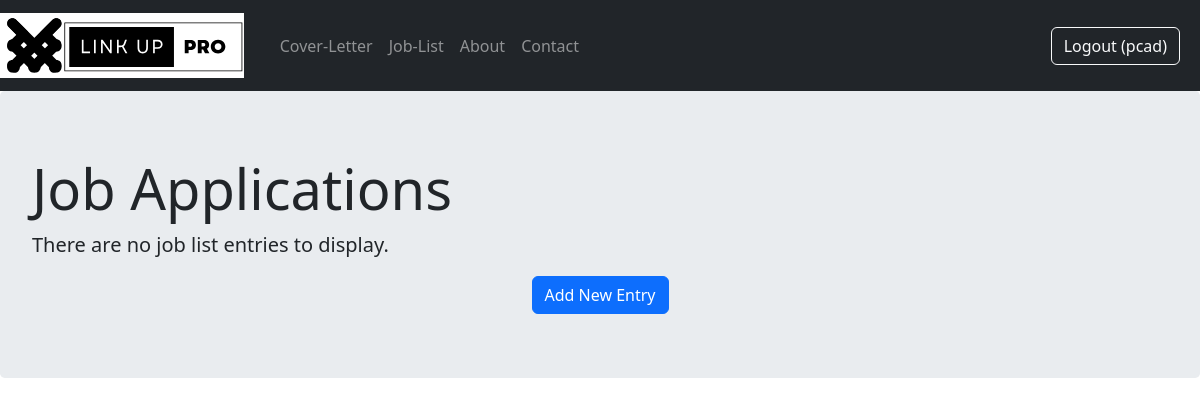
/jobs/ (signed in), run on an earlier commit of the app's database.
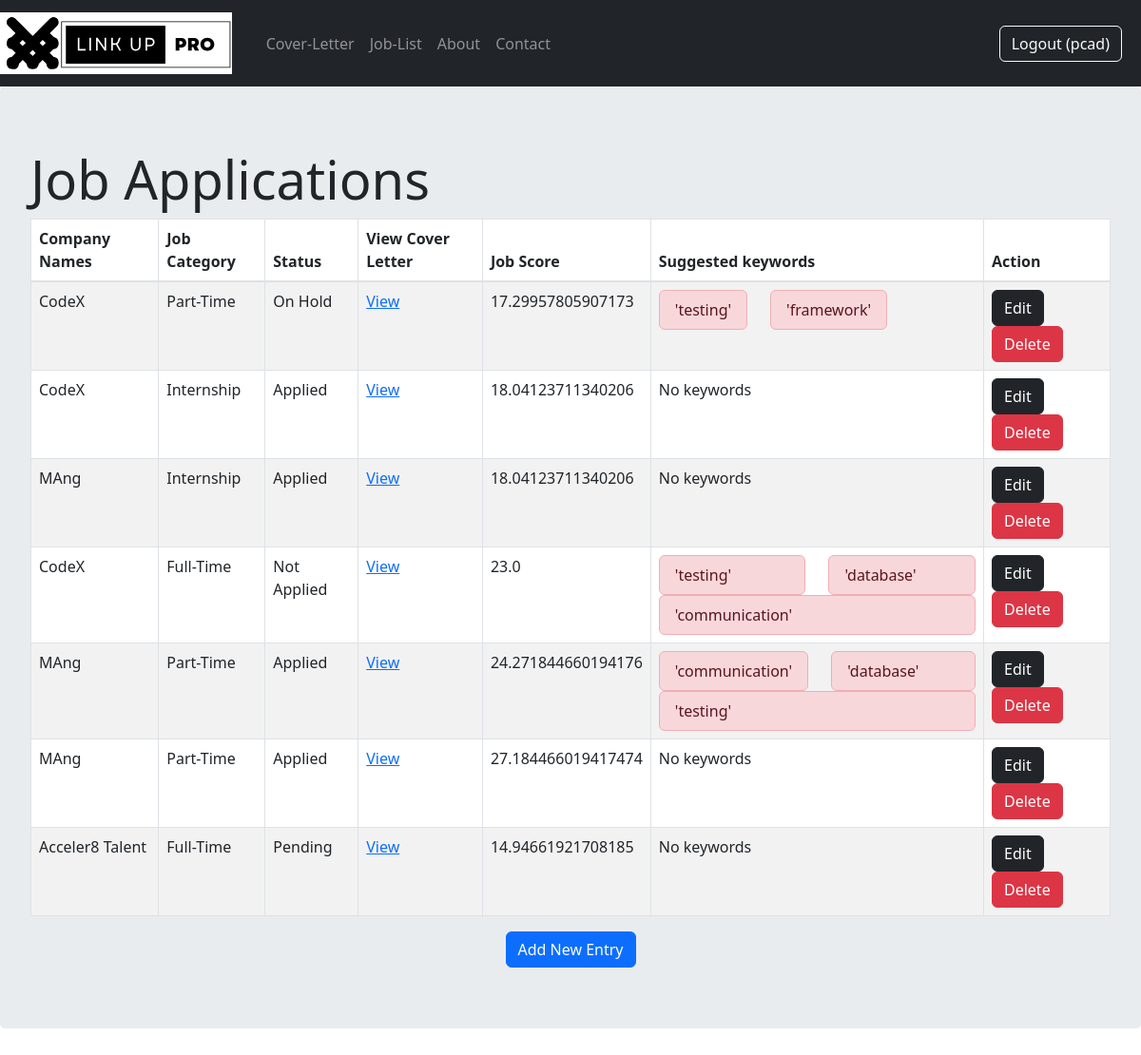
And on a later commit of the database.
### home/models.py (models this page shows)
class Job(models.Model):
    user = models.ForeignKey(User, on_delete=models.CASCADE)
    company = models.CharField(max_length=128)
    job_description = models.TextField()
    resume_text = models.TextField()
    cover_letter = models.TextField()
    matching_score = models.FloatField(default=0.0)
    suggested_keywords = models.CharField(max_length=255)
    category = models.ForeignKey(JobCategory, on_delete=models.CASCADE)
    status = models.ForeignKey(JobStatus, on_delete=models.CASCADE)

class JobCategory(models.Model):
    category = models.CharField(max_length=128)
    def __str__(self):
        return self.category

class JobStatus(models.Model):
    status = models.CharField(max_length=128)
    def __str__(self):
        return self.status

### home/views.py (the view, shortened to what this page needs)
# urls.py: path('jobs/', views.jobs, name='Job List'),
@login_required(login_url='/login/')
def jobs(request):
    if (request.method == "GET" and "delete" in request.GET):
        id = request.GET["delete"]
        Job.objects.filter(id=id).delete()
        return redirect("/jobs/")
    else:
        table_data = Job.objects.filter(user=request.user)
        print("ssss",Job.objects.all())
        context = {
            "table_data": table_data
        }
        for job in table_data:
            job.suggested_keywords = job.suggested_keywords.replace(']',"")
            job.suggested_keywords = job.suggested_keywords.replace('[',"")
            job.suggested_keywords = job.suggested_keywords.replace('',"")
            job.suggested_keywords = job.suggested_keywords.split(',')
            print(type(job.suggested_keywords))
            print((job.suggested_keywords))
        return render(request, 'jobs/jobs.html', context)

### templates/jobs/jobs.html (shortened to what this page needs)
<!DOCTYPE html>
<html>
  <head>
    {% load static %} {% include "bootstrap.html" %}
    <link
      rel="stylesheet"
      href="https://cdn.jsdelivr.net/npm/bootstrap@5.3.0-alpha3/dist/css/bootstrap.min.css"
    />
  </head>
  <body>
    <div>
      {% include "nav.html" %}
      <div class="jumbotron">
        <h1 class="display-4">Job Applications</h1>
        {% if not table_data %}
        <p class="lead">There are no job list entries to display.</p>
        {% else %}
        <table id="myTable" class="table table-striped table-bordered">
          <thead>
            <tr>
              <th>Company Names</th>
              <th>Job Category</th>
              <th>Status</th>
              <th>View Cover Letter</th>
              <th>Job Score</th>
              <th>Suggested keywords</th>
              <th>Action</th>
            </tr>
          </thead>
          <tbody>
            {% for row in table_data %}
            <tr>
              <td>{{ row.company }}</td>
              <td>{{ row.category }}</td>
              <td>{{ row.status }}</td>
              <td>
                <a href="{% url 'my_view' %}?param_name={{row.cover_letter}}"
                  >View
                </a>
              </td>
              <td>{{ row.matching_score }}</td>
              <td>
                {% if row.suggested_keywords|length != 1 %}
                <div class="row" style="width: fit-content">
                  {% for item in row.suggested_keywords %}
                  <div class="col">
                    <div class="list-group">
                      <li class="list-group-item list-group-item-danger">
                        {{ item }}
                      </li>
                    </div>
                  </div>
                  {% endfor %}
                </div>
                {% else %}
                <p>No keywords</p>
                {% endif %}
              </td>
              <td>
                <a class="btn btn-dark" href="/jobs/edit/{{ row.id }}/">Edit</a>
                <a class="btn btn-danger" href="/jobs/delete/{{ row.id }}/"
                  >Delete</a
                >
              </td>
            </tr>
            {% endfor %}
          </tbody>
        </table>
        {% endif %}
        <div class="text-center">
          <form method="GET" action="/jobs/add/">
            <input
              type="submit"
              class="btn btn-primary"
              value="Add New Entry"
            />
          </form>
        </div>
      </div>
    </div>
  </body>
</html>

### templates/bootstrap.html (shortened to what this page needs)
<link rel="stylesheet" href="https://stackpath.bootstrapcdn.com/bootstrap/4.4.1/css/bootstrap.min.css">

### templates/nav.html (shortened to what this page needs)
<nav class="navbar navbar-expand-lg bg-dark navbar-dark">
    <a class="navbar-brand" href="/">
        <img height="65px" src="/static/logo/logo.svg" ></img>
    </a>
    <div class="container-fluid">
        <div class="collapse navbar-collapse" id="navbarSupportedContent">
            {% if user.is_authenticated %}
            <ul class="navbar-nav me-auto mb-2 mb-lg-0">
                <li class="nav-item">
                    <a class="nav-link" href="/jobs/add/">Cover-Letter</a>
                </li>
                <li class="nav-item">
                    <a class="nav-link" href="/jobs/">Job-List</a>
                </li>
                <li class="nav-item">
                    <a class="nav-link" href="/about">About</a>
                </li>
                <li class="nav-item">
                    <a class="nav-link" href="/contact">Contact</a>
                </li>
            </ul>
            {% endif %}
        </div>
        <div class="text-end">
            {% if user.is_authenticated %}
            <a href="/logout">
                <button type="button" class="btn btn-outline-light me-2">Logout ({{user.username}})</button>
            </a>
            {% else %}
            <a href="/login">
                <button type="button" class="btn btn-outline-light me-2">Login</button>
            </a>
            {% endif %}
        </div>
    </div>
</nav>

What changed in the data, as far as the page shows it:
added Job: company "CodeX", category "Part-Time", status "On Hold", matching_score "17.29957805907173", suggested_keywords "'testing'" "'framework'"
added Job: company "CodeX", category "Internship", status "Applied", matching_score "18.04123711340206", suggested_keywords "No keywords"
added Job: company "MAng", category "Internship", status "Applied", matching_score "18.04123711340206", suggested_keywords "No keywords"
added Job: company "CodeX", category "Full-Time", status "Not Applied", matching_score "23.0", suggested_keywords "'testing'" "'database'" "'communication'"
added Job: company "MAng", category "Part-Time", status "Applied", matching_score "24.271844660194176", suggested_keywords "'communication'" "'database'" "'testing'"
added Job: company "MAng", category "Part-Time", status "Applied", matching_score "27.184466019417474", suggested_keywords "No keywords"
added Job: company "Acceler8 Talent", category "Full-Time", status "Pending", matching_score "14.94661921708185", suggested_keywords "No keywords"
Also different on the page:
text no longer shown: "There are no job list entries to display."
text now shown: "Company Names Job Category Status View Cover Letter Job Score Suggested keywords Action"
